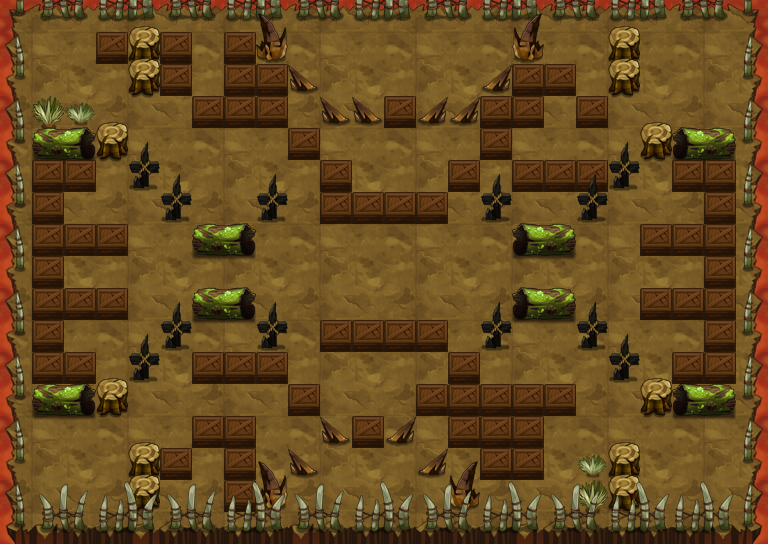

A 2D game scene composited from a Tiled map and its tileset images. What follows is a short description and the map's XML, with each tile layer's data collapsed to a summary:
An orthogonal 24x17 tile map with 32x32 px tiles, 18 tile layers (PASS, 块层 2, 块层 5, 块层 4, ...) and 4 objects (3x PLAYER_AI, PLAYER).

<map version="1.0" orientation="orthogonal" width="24" height="17" tilewidth="32" tileheight="32">
 <properties>
  <property name="DESTRY1" value="57" />
  <property name="DESTRY2" value="58" />
  <property name="DESTRY_COUNT" value="2" />
  <property name="EXP" value="0" />
  <property name="ITEM" value="0" />
  <property name="MONEY" value="0" />
 </properties>
 <tileset firstgid="1" name="destroyed_village" tilewidth="32" tileheight="32">
  <image source="destroyed_village.png" width="450" height="501" />
 </tileset>
 <layer name="PASS" width="24" height="17">
  <data>[408 cells, 213 non-empty, 10 distinct tile ids]</data>
 </layer>
 <layer name="块层 2" width="24" height="17">
  <data>[408 cells, 408 non-empty, 17 distinct tile ids]</data>
 </layer>
 <layer name="块层 5" width="24" height="17">
  <data>[408 cells, 78 non-empty, 6 distinct tile ids]</data>
 </layer>
 <layer name="块层 4" width="24" height="17">
  <data>[408 cells, 30 non-empty, 4 distinct tile ids]</data>
 </layer>
 <layer name="块层 3" width="24" height="17">
  <data>[408 cells, 135 non-empty, 9 distinct tile ids]</data>
 </layer>
 <layer name="SHELTER 15" width="24" height="17">
  <data>[408 cells, 22 non-empty, 4 distinct tile ids]</data>
 </layer>
 <layer name="SHELTER 14" width="24" height="17">
  <data>[408 cells, 5 non-empty, 3 distinct tile ids]</data>
 </layer>
 <layer name="SHELTER 13" width="24" height="17">
  <data>[408 cells, 2 non-empty, 1 distinct tile ids]</data>
 </layer>
 <layer name="SHELTER 11" width="24" height="17">
  <data>[408 cells, 6 non-empty, 3 distinct tile ids]</data>
 </layer>
 <layer name="SHELTER 10" width="24" height="17">
  <data>[408 cells, 2 non-empty, 1 distinct tile ids]</data>
 </layer>
 <layer name="SHELTER 9" width="24" height="17">
  <data>[408 cells, 4 non-empty, 1 distinct tile ids]</data>
 </layer>
 <layer name="SHELTER 8" width="24" height="17">
  <data>[408 cells, 4 non-empty, 2 distinct tile ids]</data>
 </layer>
 <layer name="SHELTER 6" width="24" height="17">
  <data>[408 cells, 4 non-empty, 2 distinct tile ids]</data>
 </layer>
 <layer name="SHELTER 5" width="24" height="17">
  <data>[408 cells, 4 non-empty, 1 distinct tile ids]</data>
 </layer>
 <layer name="SHELTER 4" width="24" height="17">
  <data>[408 cells, 2 non-empty, 1 distinct tile ids]</data>
 </layer>
 <layer name="SHELTER 3" width="24" height="17">
  <data>[408 cells, 6 non-empty, 3 distinct tile ids]</data>
 </layer>
 <layer name="SHELTER 1" width="24" height="17">
  <data>[408 cells, 2 non-empty, 1 distinct tile ids]</data>
 </layer>
 <layer name="SHELTER 0" width="24" height="17">
  <data>[408 cells, 4 non-empty, 2 distinct tile ids]</data>
 </layer>
 <objectgroup name="对象层 1" width="24" height="17">
  <object name="PLAYER1" type="PLAYER" x="32" y="32" width="32" height="32" />
  <object name="TEST1" type="PLAYER_AI" x="672" y="64" width="32" height="32">
   <properties>
    <property name="quality" value="test_ai5.quality" />
   </properties>
  </object>
  <object name="TEST1" type="PLAYER_AI" x="384" y="256" width="32" height="32">
   <properties>
    <property name="quality" value="test_ai5.quality" />
   </properties>
  </object>
  <object name="TEST1" type="PLAYER_AI" x="32" y="448" width="32" height="32">
   <properties>
    <property name="quality" value="test_ai5.quality" />
   </properties>
  </object>
 </objectgroup>
</map>
